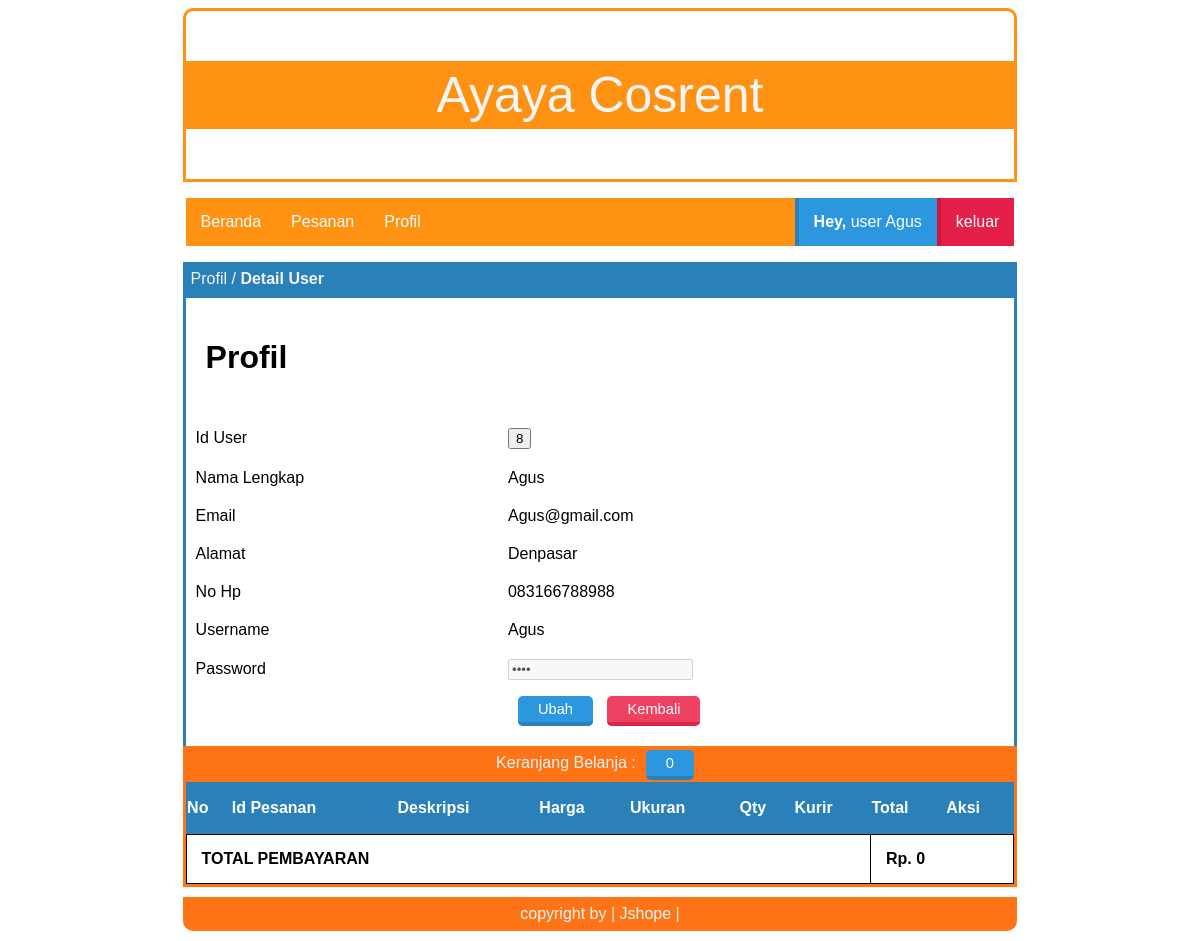
Screenshot of /index.php?page=profil (signed in) with the database file from the repository.
### tables this page shows
CREATE TABLE `tbl_users` (
  `id_user` int(100) NOT NULL,
  `nama_lengkap` varchar(30) NOT NULL,
  `email` varchar(30) NOT NULL,
  `username` varchar(6) NOT NULL,
  `password` varchar(6) NOT NULL,
  `alamat` varchar(50) NOT NULL,
  `no_hp` text NOT NULL,
  `title` varchar(10) NOT NULL
);

### page/user/profil/profil.php (the view)
<div class="box-title">
    <p>Profil / <b>Detail User</b></p>
</div>
<div id="box">
  <h1>Profil</h1>
  <?php
  include 'lib/koneksi.php';
  $user = $_SESSION['username'];
  $ambiluser = $conn->prepare("SELECT * FROM tbl_users WHERE username =:user");
  $ambiluser->bindparam(':user', $user);
  $ambiluser->execute();
  $data = $ambiluser->fetch(PDO::FETCH_OBJ);
   ?>
  <table class="article">
    <tr>
      <td>Id User</td>
      <td>
        <input type="button" value="<?php echo $data->id_user; ?>">
      </td>
    </tr>
    <tr>
      <td>Nama Lengkap</td>
      <td>
        <?php echo $data->nama_lengkap; ?>
      </td>
    </tr>
    <tr>
      <td>Email</td>
      <td>
        <?php echo $data->email; ?>
      </td>
    </tr>
    <tr>
      <td>Alamat</td>
      <td>
        <?php echo $data->alamat; ?>
      </td>
    </tr>
    <tr>
      <td>No Hp</td>
      <td>
        <?php echo $data->no_hp; ?>
      </td>
    </tr>
    <tr>
      <td>Username</td>
      <td>
        <?php echo $data->username; ?>
      </td>
    </tr>
    <tr>
      <td>Password</td>
      <td>
        <input type="password" name="" value="<?php echo $data->password; ?>" disabled>
      </td>
    </tr>
    <tr>
      <td></td>
      <td>
        <a class="tombol-biru" href="?page=profil_ubah">Ubah</a>
        <a class="tombol-merah" href="?page=beranda">Kembali</a>
      </td>
    </tr>
  </table>
  <br>
</div>

### style.css (style rules this page uses)
.box-title { background: #2a80b9; width: 70%; height: 30px; margin: auto; border: 3px solid #2a80b9; }
.box-title p { color: #f3f5f4; margin: 5px 5px; font-family: sans-serif; }
#box { border-bottom: 0px; border-left: 3px solid #2a80b9; border-right: 3px solid #2a80b9; width: 70%; margin: auto; min-height: 200px; overflow: hidden; }
table.article { border-collapse: collapse; border: 0px; width: 100%; }
.article td { border: 0px; padding: 10px; }
#box p, h1, h2, table, tr, td, img { font-family: sans-serif; padding: 20px; text-align: justify; }
.tombol-biru { background: #2c97df; color: white; border-top: 0; border-left: 0; border-right: 0; border-bottom: 4px solid #2a80b9; border-radius: 5px; padding: 5px 20px; text-decoration: none; font-family: sans-serif; font-size: 11pt; margin: 10px; }
.tombol-merah { background: #ef4162; color: white; border-top: 0; border-left: 0; border-right: 0; border-bottom: 4px solid #da2648; border-radius: 5px; padding: 5px 20px; text-decoration: none; font-family: sans-serif; font-size: 11pt; }

### rows the page displays
tbl_users: id_user "8", nama_lengkap "Agus", email "Agus@gmail.com", alamat "Denpasar", no_hp "083166788988", username "Agus"

### other values shown
$title "user"
$user "Agus"
$count "0"
$jumlah "0"
